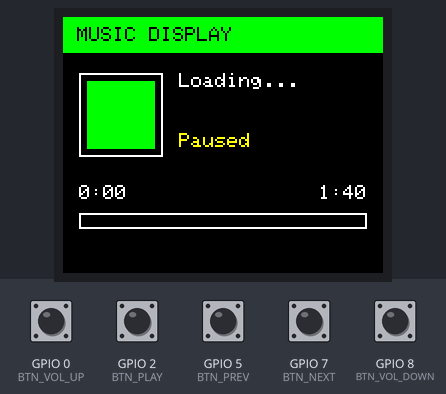
The sketch below on a simulated ESP32-S3. Shown: 160×128 colour display. The test bench sets the inputs (shaded band); at power-on: GPIO 0 (BTN_VOL_UP), GPIO 2 (BTN_PLAY), GPIO 5 (BTN_PREV), GPIO 7 (BTN_NEXT), GPIO 8 (BTN_VOL_DOWN) HIGH. WiFi joins after 1.5 s; servers stay silent unless stated.

Above: at 3.6 s.
3.7 s: GPIO 2 (BTN_PLAY) pulled LOW for 0.15 s
At 5.3 s:
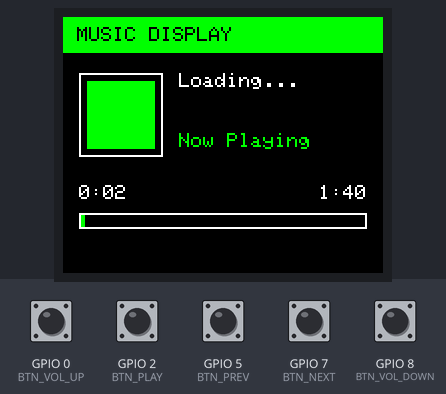
6.8 s: GPIO 0 (BTN_VOL_UP) pulled LOW for 1 s
At 8.2 s:
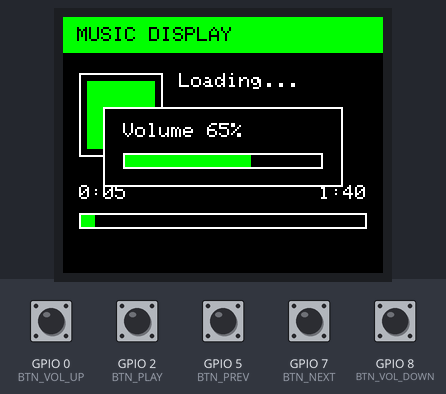
9.4 s: GPIO 5 (BTN_PREV) pulled LOW for 0.15 s
At 10.9 s:
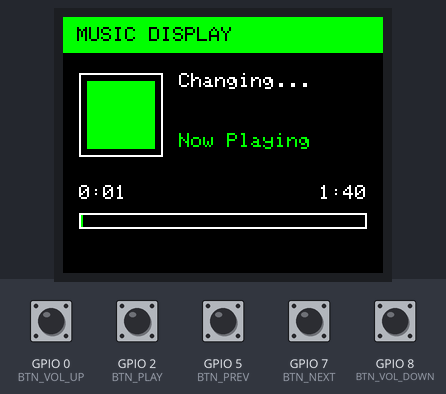
12.5 s: GPIO 8 (BTN_VOL_DOWN) pulled LOW for 1 s
At 13.8 s:
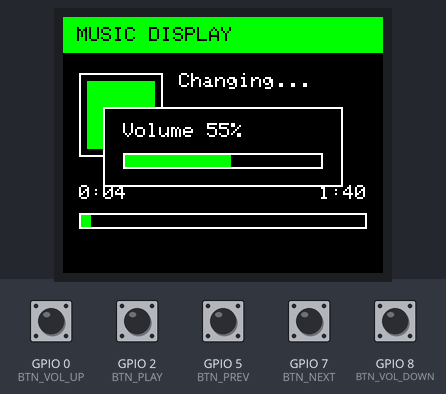
15.4 s: GPIO 2 (BTN_PLAY) pulled LOW for 1 s
At 17.3 s:
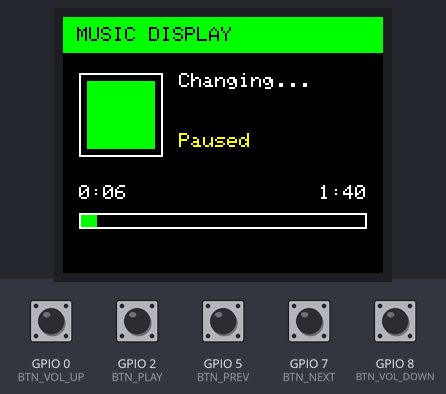
17.9 s: GPIO 0 (BTN_VOL_UP) pulled LOW for 1 s
At 19.1 s:
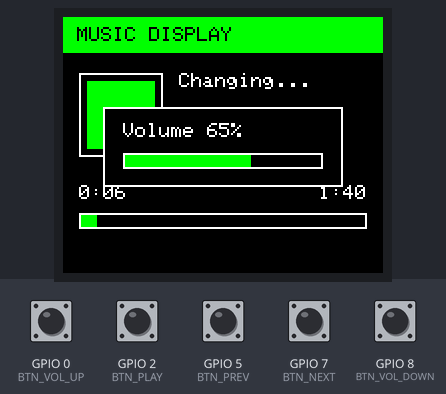
Timing chart, 0 to 20.9 s (numbered marks = the images above; inputs shaded):
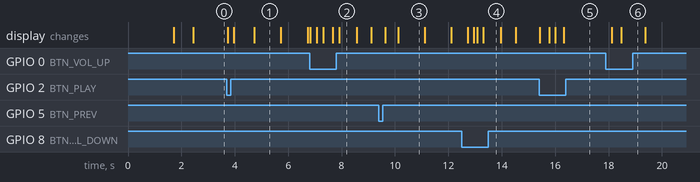

The sketch:

spotify_display.ino
```cpp
#include <WiFi.h>
#include <HTTPClient.h>
#include <ArduinoJson.h>
#include <Adafruit_GFX.h>
#include <Adafruit_ST7735.h>
#include <SPI.h>

#define TFT_CS   10
#define TFT_DC   1
#define TFT_RST  3
#define TFT_SCLK 4
#define TFT_MOSI 6

#define BTN_NEXT     7
#define BTN_PREV     5
#define BTN_PLAY     2
#define BTN_VOL_UP   0
#define BTN_VOL_DOWN 8

const char* ssid = "ROYALTY";
const char* password = "DINOMASTER101$";
const char* serverBase = "http://10.200.56.58:5000";

Adafruit_ST7735 tft = Adafruit_ST7735(
  TFT_CS, TFT_DC, TFT_MOSI, TFT_SCLK, TFT_RST
);

String title = "Loading...";
String artist = "";
bool playing = false;

int progress = 0;
int duration = 100;
int volumeLevel = 50;

unsigned long lastFetch = 0;
unsigned long lastProgressTick = 0;
unsigned long lastButtonPress = 0;
unsigned long volumePopupTime = 0;

bool showVolumePopup = false;

const unsigned long fetchInterval = 900;
const unsigned long debounceDelay = 120;
const unsigned long volumePopupDuration = 900;

void setup() {
  Serial.begin(115200);

  pinMode(BTN_NEXT, INPUT_PULLUP);
  pinMode(BTN_PREV, INPUT_PULLUP);
  pinMode(BTN_PLAY, INPUT_PULLUP);
  pinMode(BTN_VOL_UP, INPUT_PULLUP);
  pinMode(BTN_VOL_DOWN, INPUT_PULLUP);

  tft.initR(INITR_BLACKTAB);
  tft.setRotation(1);
  tft.fillScreen(ST77XX_BLACK);

  drawMessage("Connecting WiFi...");

  WiFi.begin(ssid, password);

  while (WiFi.status() != WL_CONNECTED) {
    delay(300);
  }

  drawMessage("WiFi Connected");
  delay(500);

  fetchData();
  drawUI();
}

void loop() {
  unsigned long now = millis();

  handleButtons();

  if (playing && now - lastProgressTick >= 1000) {
    lastProgressTick = now;
    if (progress < duration) {
      progress++;
      drawUI();
    }
  }

  if (now - lastFetch >= fetchInterval) {
    lastFetch = now;
    fetchData();
    drawUI();
  }

  if (showVolumePopup && now - volumePopupTime >= volumePopupDuration) {
    showVolumePopup = false;
    drawUI();
  }
}

void fetchData() {
  if (WiFi.status() != WL_CONNECTED) return;

  HTTPClient http;
  http.setTimeout(600);

  String url = String(serverBase) + "/status";
  http.begin(url);

  int code = http.GET();

  if (code > 0) {
    String payload = http.getString();

    StaticJsonDocument<768> doc;
    DeserializationError error = deserializeJson(doc, payload);

    if (!error) {
      title = doc["title"].as<String>();
      artist = doc["artist"].as<String>();
      playing = doc["playing"];
      progress = doc["progress"];
      duration = doc["duration"];

      if (duration <= 0) duration = 100;
      if (progress < 0) progress = 0;
      if (progress > duration) progress = duration;
    }
  }

  http.end();
}

void sendCommand(String cmd) {
  if (WiFi.status() != WL_CONNECTED) return;

  HTTPClient http;
  http.setTimeout(400);

  String url = String(serverBase) + "/control/" + cmd;
  http.begin(url);
  http.GET();
  http.end();
}

void handleButtons() {
  if (millis() - lastButtonPress < debounceDelay) return;

  if (!digitalRead(BTN_NEXT)) {
    sendCommand("next");
    title = "Changing...";
    artist = "";
    progress = 0;
    drawUI();
    lastButtonPress = millis();
  }

  if (!digitalRead(BTN_PREV)) {
    sendCommand("previous");
    title = "Changing...";
    artist = "";
    progress = 0;
    drawUI();
    lastButtonPress = millis();
  }

  if (!digitalRead(BTN_PLAY)) {
    playing = !playing;
    drawUI();
    sendCommand("playpause");
    lastButtonPress = millis();
  }

  if (!digitalRead(BTN_VOL_UP)) {
    volumeLevel += 5;
    if (volumeLevel > 100) volumeLevel = 100;

    showVolumePopup = true;
    volumePopupTime = millis();

    drawUI();
    sendCommand("volumeup");

    lastButtonPress = millis();
  }

  if (!digitalRead(BTN_VOL_DOWN)) {
    volumeLevel -= 5;
    if (volumeLevel < 0) volumeLevel = 0;

    showVolumePopup = true;
    volumePopupTime = millis();

    drawUI();
    sendCommand("volumedown");

    lastButtonPress = millis();
  }
}

void drawMessage(String msg) {
  tft.fillScreen(ST77XX_BLACK);
  tft.setTextColor(ST77XX_WHITE);
  tft.setTextSize(1);
  tft.setCursor(10, 50);
  tft.print(msg);
}

void drawUI() {
  tft.fillScreen(ST77XX_BLACK);

  tft.fillRect(0, 0, 160, 18, ST77XX_GREEN);
  tft.setTextColor(ST77XX_BLACK);
  tft.setTextSize(1);
  tft.setCursor(7, 5);
  tft.print("MUSIC DISPLAY");

  tft.drawRect(8, 28, 42, 42, ST77XX_WHITE);
  tft.fillRect(12, 32, 34, 34, ST77XX_GREEN);

  tft.setTextColor(ST77XX_WHITE);
  tft.setCursor(58, 28);
  tft.print(trimText(title, 16));

  tft.setTextColor(ST77XX_CYAN);
  tft.setCursor(58, 43);
  tft.print(trimText(artist, 16));

  tft.setTextColor(playing ? ST77XX_GREEN : ST77XX_YELLOW);
  tft.setCursor(58, 58);
  tft.print(playing ? "Now Playing" : "Paused");

  tft.setTextColor(ST77XX_WHITE);
  tft.setCursor(8, 84);
  tft.print(formatTime(progress));

  tft.setCursor(128, 84);
  tft.print(formatTime(duration));

  tft.drawRect(8, 98, 144, 8, ST77XX_WHITE);

  int bar = map(progress, 0, duration, 0, 142);
  if (bar < 0) bar = 0;
  if (bar > 142) bar = 142;

  tft.fillRect(9, 99, bar, 6, ST77XX_GREEN);

  if (showVolumePopup) {
    drawVolumePopup();
  }
}

void drawVolumePopup() {
  tft.fillRect(20, 45, 120, 40, ST77XX_BLACK);
  tft.drawRect(20, 45, 120, 40, ST77XX_WHITE);

  tft.setTextColor(ST77XX_WHITE);
  tft.setCursor(30, 53);
  tft.print("Volume ");
  tft.print(volumeLevel);
  tft.print("%");

  tft.drawRect(30, 68, 100, 8, ST77XX_WHITE);

  int volBar = map(volumeLevel, 0, 100, 0, 98);
  tft.fillRect(31, 69, volBar, 6, ST77XX_GREEN);
}

String trimText(String txt, int maxLen) {
  if (txt.length() > maxLen) {
    return txt.substring(0, maxLen - 2) + "..";
  }
  return txt;
}

String formatTime(int seconds) {
  int mins = seconds / 60;
  int secs = seconds % 60;

  String result = String(mins) + ":";
  if (secs < 10) result += "0";
  result += String(secs);

  return result;
}
```

Measured:
- after the input at 3.7 s, the display: first changes at once (image 1 shows a later state)
- after the input at 6.8 s, the display: first changes at once (image 2 shows a later state)
- after the input at 9.4 s, the display: first changes after 0.23 s (image 3 shows a later state)
- after the input at 12.5 s, the display: first changes after 0.22 s (image 4 shows a later state)
- after the input at 15.4 s, the display: first changes at once (image 5 shows a later state)
- after the input at 17.9 s, the display: first changes after 0.22 s (image 6 shows a later state)
- what the display in image 1 shows lasts 1.0 s, from 4.7 s to 5.7 s
